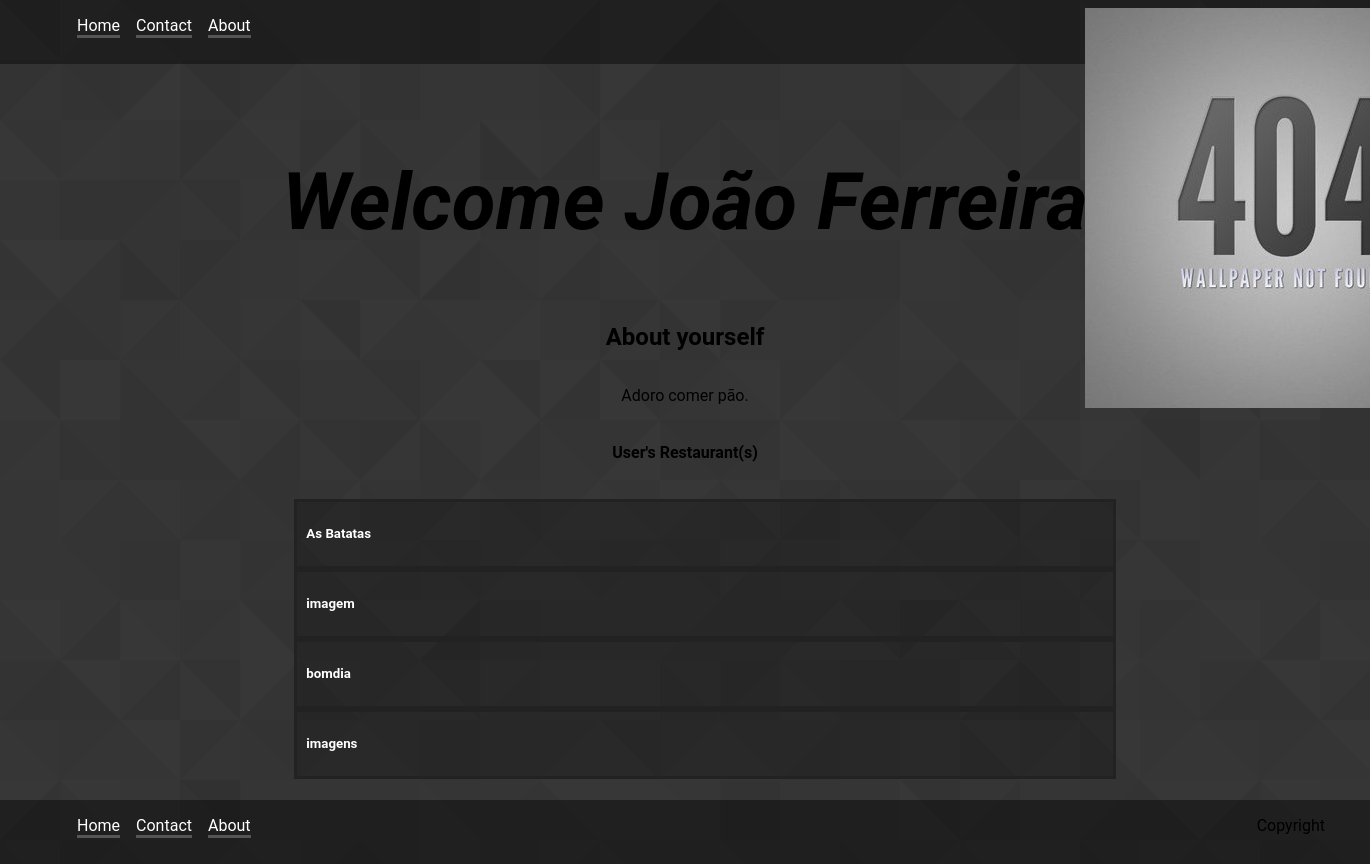
Screenshot of /pages/user_profile.php?username=joaocsf (signed in) with the database file from the repository.
### tables this page shows
CREATE TABLE user (nome VARCHAR, id INTEGER PRIMARY KEY AUTOINCREMENT NOT NULL, picture_id INTEGER REFERENCES picture (id) DEFAULT NULL, password VARCHAR NOT NULL, username VARCHAR NOT NULL, description VARCHAR DEFAULT ('Default description'));

CREATE TABLE restaurant (id INTEGER PRIMARY KEY AUTOINCREMENT NOT NULL, name VARCHAR NOT NULL, owner INTEGER REFERENCES user (id), description VARCHAR DEFAULT ('Description not available'), latitude DOUBLE, longitude DOUBLE);

### database/users.php (called while the page is built, shortened)
<?php
    function getUserInfo($user) {
        global $db;
        $user = strtolower($user);
        $stmt = $db->prepare('SELECT * FROM user WHERE username = :user');
        $stmt->bindParam(':user', $user, PDO::PARAM_STR);
        $stmt->execute();
        return $stmt->fetch();
    }
 ?>

### database/restaurants.php (called while the page is built, shortened)
<?php
	function getRestaurantByOwner($ownerID) {
		global $db;
		$stmt = $db->prepare(' SELECT * FROM restaurant WHERE owner = ? ');
		$stmt->execute(array($ownerID));
		return $stmt->fetchAll();
	}
?>

### pages/user_profile.php (the view, shortened to what this page needs)
<?php
    include_once('../templates/header.php');
    include_once('../database/users.php');
    include_once('../database/restaurants.php');
    $username = $_GET['username'];
    $info = getUserInfo($username);
?>
<div class="userInfo">
<h3>
<?php echo '<h1>' . 'Welcome ' . $info['nome'] . ' </h1>' ?>
</h3>
<h2> About yourself </h2>
<p> <?php echo $info['description'] ?> </p>
<?php
$restaurants = getRestaurantByOwner($info['id']);
if($restaurants)
if(count($restaurants) > 0){ ?>
  <div class="restaurantList">
    <h4>User's Restaurant(s)</h4>
    <ul>
<?php
foreach($restaurants as $restaurant){ ?>
      <li>
        <h5>
          <a href="../pages/show_restaurant.php?id=<?php echo $restaurant['id'] ?>" >
            <?php echo $restaurant['name'] ?>
          </a>
        </h5>
      </li>
<?php
}?>
    </ul>
  </div>
<?php
    }
?>
<?php
    include_once('../templates/footer.php');
?>

### css/style.css (style rules this page uses)
html { background: #111; background: url("../images/footer_lodyas.png"); }
body { position: relative; margin : 0; padding : 0; border : 0; min-height: 50em; background: url("../images/footer_lodyas.png"); }
* { font-family: Roboto; }
.restaurantList { display: flex; justify-content: center; flex-direction: column; align-items: center; }
.restaurantList { margin: 0; }
.restaurantList li { background: rgba(10,10,10,0.3); display: flex; justify-content: space-between; align-items: center; padding: 0.5em; width:50em; height:3em; list-style:none; border:0.2em solid #222; margin: 0; }
.restaurantList a { text-decoration: none; margin: 0.1em; }
.restaurantList a:link { color: white; }
h1 { text-align: center; font-style: oblique; font-size:5em; }
.userInfo { display: flex; justify-content: center; flex-direction: column; align-items: center; }

### rows the page displays
user: nome "João Ferreira", description "Adoro comer pão."
restaurant: name "As Batatas"
restaurant: name "imagem"
restaurant: name "bomdia"
restaurant: name "imagens"
